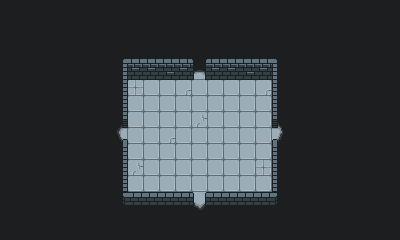

A 2D game scene composited from a Tiled map and its tileset images. What follows is a short description and the map's XML, with every tile layer's data as written:
An orthogonal 25x15 tile map with 16x16 px tiles, 5 tile layers (Tile Layer 1, Tile Layer 2, Tile Layer 3, Tile Layer 4, ...), 2 tilesets and 5 objects.

<map version="1.5" tiledversion="1.6.0" orientation="orthogonal" renderorder="right-down" width="25" height="15" tilewidth="16" tileheight="16" infinite="0" nextlayerid="7" nextobjectid="6">
 <tileset firstgid="1" source="tile_revision.tsx" />
 <tileset firstgid="101" source="tile_dungeon.tsx" />
 <layer id="1" name="Tile Layer 1" width="25" height="15">
  <data encoding="csv">
58,58,58,58,58,58,58,58,58,58,58,58,58,58,58,58,58,58,58,58,58,58,58,58,58,
58,58,58,58,58,58,58,58,58,58,58,58,58,58,58,58,58,58,58,58,58,58,58,58,58,
58,58,58,58,58,58,58,58,58,58,58,58,58,58,58,58,58,58,58,58,58,58,58,58,58,
58,58,58,58,58,58,58,1,5,5,5,5,5,5,5,5,5,6,58,58,58,58,58,58,58,
58,58,58,58,58,58,58,11,15,15,12,15,15,15,15,12,15,16,58,58,58,58,58,58,58,
58,58,58,58,58,58,58,11,24,33,33,25,33,33,33,33,25,16,58,58,58,58,58,58,58,
58,58,58,58,58,58,58,11,34,34,34,34,34,34,34,34,34,16,58,58,58,58,58,58,58,
58,58,58,58,58,58,58,11,34,34,34,34,22,34,34,34,34,16,58,58,58,58,58,58,58,
58,58,58,58,58,58,58,11,34,34,25,34,34,34,34,34,34,16,58,58,58,58,58,58,58,
58,58,58,58,58,58,58,11,34,34,34,34,34,34,34,34,34,16,58,58,58,58,58,58,58,
58,58,58,58,58,58,58,11,22,33,33,33,33,33,33,33,24,16,58,58,58,58,58,58,58,
58,58,58,58,58,58,58,11,32,32,32,32,32,32,32,32,32,16,58,58,58,58,58,58,58,
58,58,58,58,58,58,58,41,42,42,42,42,44,42,42,42,42,46,58,58,58,58,58,58,58,
58,58,58,58,58,58,58,58,58,58,58,58,58,58,58,58,58,58,58,58,58,58,58,58,58,
58,58,58,58,58,58,58,58,58,58,58,58,58,58,58,58,58,58,58,58,58,58,58,58,58
</data>
 </layer>
 <layer id="2" name="Tile Layer 2" width="25" height="15">
  <data encoding="csv">
0,0,0,0,0,0,0,0,0,0,0,0,0,0,0,0,0,0,0,0,0,0,0,0,0,
0,0,0,0,0,0,0,0,0,0,0,0,0,0,0,0,0,0,0,0,0,0,0,0,0,
0,0,0,0,0,0,0,0,0,0,0,0,0,0,0,0,0,0,0,0,0,0,0,0,0,
0,0,0,0,0,0,0,0,0,0,0,0,3,0,0,0,0,0,0,0,0,0,0,0,0,
0,0,0,0,0,0,0,0,0,0,0,0,13,0,0,0,0,0,0,0,0,0,0,0,0,
0,0,0,0,0,0,0,0,0,0,0,0,0,0,0,0,0,0,0,0,0,0,0,0,0,
0,0,0,0,0,0,0,0,0,0,0,0,0,0,0,0,0,0,0,0,0,0,0,0,0,
0,0,0,0,0,0,0,0,0,0,0,0,0,0,0,0,0,0,0,0,0,0,0,0,0,
0,0,0,0,0,0,0,0,0,0,0,0,0,0,0,0,0,0,0,0,0,0,0,0,0,
0,0,0,0,0,0,0,0,0,0,0,0,0,0,0,0,0,0,0,0,0,0,0,0,0,
0,0,0,0,0,0,0,0,0,0,0,0,0,0,0,0,0,0,0,0,0,0,0,0,0,
0,0,0,0,0,0,0,0,0,0,0,0,0,0,0,0,0,0,0,0,0,0,0,0,0,
0,0,0,0,0,0,0,0,0,0,0,0,0,0,0,0,0,0,0,0,0,0,0,0,0,
0,0,0,0,0,0,0,0,0,0,0,0,0,0,0,0,0,0,0,0,0,0,0,0,0,
0,0,0,0,0,0,0,0,0,0,0,0,0,0,0,0,0,0,0,0,0,0,0,0,0
</data>
 </layer>
 <layer id="3" name="Tile Layer 3" width="25" height="15">
  <data encoding="csv">
0,0,0,0,0,0,0,0,0,0,0,0,0,0,0,0,0,0,0,0,0,0,0,0,0,
0,0,0,0,0,0,0,0,0,0,0,0,0,0,0,0,0,0,0,0,0,0,0,0,0,
0,0,0,0,0,0,0,0,0,0,0,0,0,0,0,0,0,0,0,0,0,0,0,0,0,
0,0,0,0,0,0,0,0,0,0,0,0,0,0,0,0,0,0,0,0,0,0,0,0,0,
0,0,0,0,0,0,0,0,0,0,0,0,0,0,0,0,0,0,0,0,0,0,0,0,0,
0,0,0,0,0,0,0,0,0,0,0,0,0,0,0,0,0,0,0,0,0,0,0,0,0,
0,0,0,0,0,0,0,0,0,0,0,0,0,0,0,0,0,0,0,0,0,0,0,0,0,
0,0,0,0,0,0,0,21,0,0,0,0,0,0,0,0,0,0,0,0,0,0,0,0,0,
0,0,0,0,0,0,0,31,0,0,0,0,0,0,0,0,0,0,0,0,0,0,0,0,0,
0,0,0,0,0,0,0,0,0,0,0,0,0,0,0,0,0,0,0,0,0,0,0,0,0,
0,0,0,0,0,0,0,0,0,0,0,0,0,0,0,0,0,0,0,0,0,0,0,0,0,
0,0,0,0,0,0,0,0,0,0,0,0,0,0,0,0,0,0,0,0,0,0,0,0,0,
0,0,0,0,0,0,0,0,0,0,0,0,0,0,0,0,0,0,0,0,0,0,0,0,0,
0,0,0,0,0,0,0,0,0,0,0,0,0,0,0,0,0,0,0,0,0,0,0,0,0,
0,0,0,0,0,0,0,0,0,0,0,0,0,0,0,0,0,0,0,0,0,0,0,0,0
</data>
 </layer>
 <layer id="4" name="Tile Layer 4" width="25" height="15">
  <data encoding="csv">
0,0,0,0,0,0,0,0,0,0,0,0,0,0,0,0,0,0,0,0,0,0,0,0,0,
0,0,0,0,0,0,0,0,0,0,0,0,0,0,0,0,0,0,0,0,0,0,0,0,0,
0,0,0,0,0,0,0,0,0,0,0,0,0,0,0,0,0,0,0,0,0,0,0,0,0,
0,0,0,0,0,0,0,0,0,0,0,0,0,0,0,0,0,0,0,0,0,0,0,0,0,
0,0,0,0,0,0,0,0,0,0,0,0,0,0,0,0,0,0,0,0,0,0,0,0,0,
0,0,0,0,0,0,0,0,0,0,0,0,0,0,0,0,0,0,0,0,0,0,0,0,0,
0,0,0,0,0,0,0,0,0,0,0,0,0,0,0,0,0,0,0,0,0,0,0,0,0,
0,0,0,0,0,0,0,0,0,0,0,0,0,0,0,0,0,0,0,0,0,0,0,0,0,
0,0,0,0,0,0,0,0,0,0,0,0,0,0,0,0,0,0,0,0,0,0,0,0,0,
0,0,0,0,0,0,0,0,0,0,0,0,0,0,0,0,0,0,0,0,0,0,0,0,0,
0,0,0,0,0,0,0,0,0,0,0,0,0,0,0,0,0,0,0,0,0,0,0,0,0,
0,0,0,0,0,0,0,0,0,0,0,0,0,0,0,0,0,0,0,0,0,0,0,0,0,
0,0,0,0,0,0,0,0,0,0,0,0,165,0,0,0,0,0,0,0,0,0,0,0,0,
0,0,0,0,0,0,0,0,0,0,0,0,175,0,0,0,0,0,0,0,0,0,0,0,0,
0,0,0,0,0,0,0,0,0,0,0,0,0,0,0,0,0,0,0,0,0,0,0,0,0
</data>
 </layer>
 <layer id="5" name="Tile Layer 5" width="25" height="15">
  <data encoding="csv">
0,0,0,0,0,0,0,0,0,0,0,0,0,0,0,0,0,0,0,0,0,0,0,0,0,
0,0,0,0,0,0,0,0,0,0,0,0,0,0,0,0,0,0,0,0,0,0,0,0,0,
0,0,0,0,0,0,0,0,0,0,0,0,0,0,0,0,0,0,0,0,0,0,0,0,0,
0,0,0,0,0,0,0,0,0,0,0,0,0,0,0,0,0,0,0,0,0,0,0,0,0,
0,0,0,0,0,0,0,0,0,0,0,0,0,0,0,0,0,0,0,0,0,0,0,0,0,
0,0,0,0,0,0,0,0,0,0,0,0,0,0,0,0,0,0,0,0,0,0,0,0,0,
0,0,0,0,0,0,0,0,0,0,0,0,0,0,0,0,0,0,0,0,0,0,0,0,0,
0,0,0,0,0,0,0,0,0,0,0,0,0,0,0,0,0,26,0,0,0,0,0,0,0,
0,0,0,0,0,0,0,0,0,0,0,0,0,0,0,0,0,36,0,0,0,0,0,0,0,
0,0,0,0,0,0,0,0,0,0,0,0,0,0,0,0,0,0,0,0,0,0,0,0,0,
0,0,0,0,0,0,0,0,0,0,0,0,0,0,0,0,0,0,0,0,0,0,0,0,0,
0,0,0,0,0,0,0,0,0,0,0,0,0,0,0,0,0,0,0,0,0,0,0,0,0,
0,0,0,0,0,0,0,0,0,0,0,0,0,0,0,0,0,0,0,0,0,0,0,0,0,
0,0,0,0,0,0,0,0,0,0,0,0,0,0,0,0,0,0,0,0,0,0,0,0,0,
0,0,0,0,0,0,0,0,0,0,0,0,0,0,0,0,0,0,0,0,0,0,0,0,0
</data>
 </layer>
 <objectgroup id="6" name="objects">
  <object id="1" x="186.182" y="142.909">
   <properties>
    <property name="spawn" value="" />
   </properties>
   <point />
  </object>
  <object id="2" x="186.25" y="191.167">
   <properties>
    <property name="south" value="" />
   </properties>
   <point />
  </object>
  <object id="3" x="185.5" y="94.75">
   <properties>
    <property name="north" value="" />
   </properties>
   <point />
  </object>
  <object id="4" x="120.5" y="143.5">
   <properties>
    <property name="west" value="" />
   </properties>
   <point />
  </object>
  <object id="5" x="249" y="143">
   <properties>
    <property name="east" value="" />
   </properties>
   <point />
  </object>
 </objectgroup>
</map>
